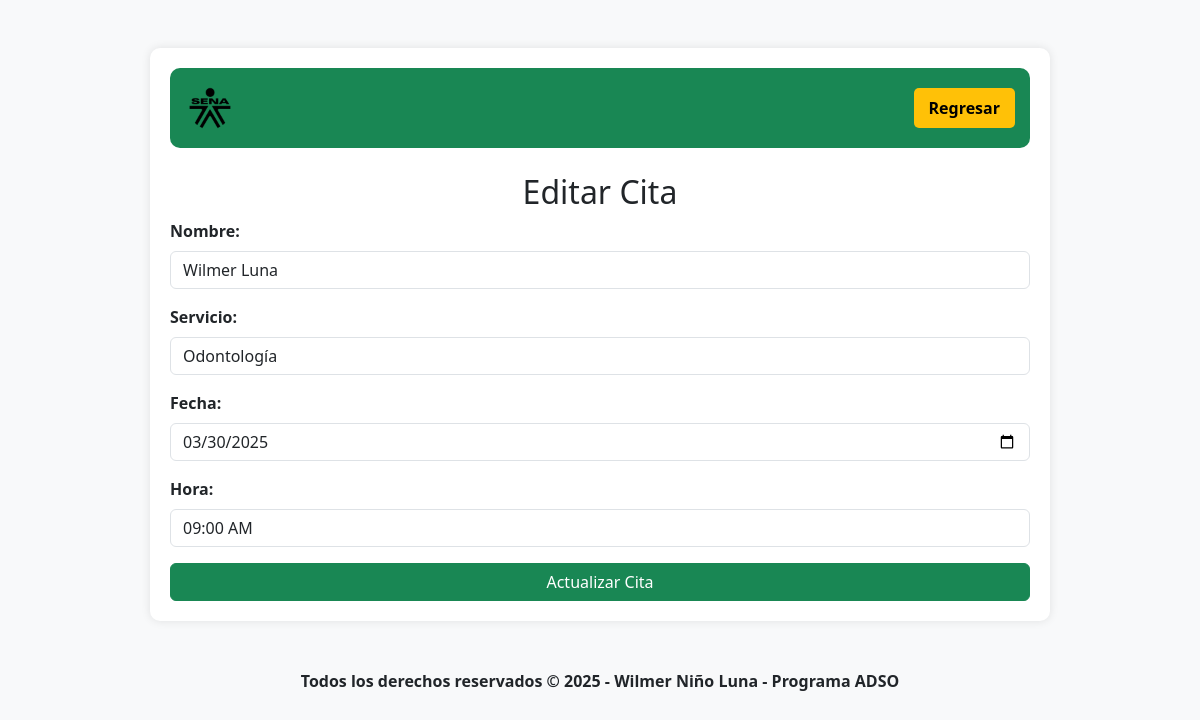
The app's page /citas/editar.php?id=44 (signed in) with its own data.
### tables this page shows
CREATE TABLE `citas` (
  `id` int(11) NOT NULL,
  `usuario_id` int(11) DEFAULT NULL,
  `nombre` varchar(100) DEFAULT NULL,
  `servicio` varchar(255) DEFAULT NULL,
  `fecha` date DEFAULT NULL,
  `hora` time DEFAULT NULL
);

### citas/editar.php (the view, shortened to what this page needs)
<?php
include("conexion.php");
$id = $_GET["id"];
$stmt = $conexion->prepare("SELECT * FROM citas WHERE id = ? AND usuario_id = ?");
$stmt->bind_param("ii", $id, $_SESSION["usuario_id"]);
$stmt->execute();
$result = $stmt->get_result();
$cita = $result->fetch_assoc();
?>
<!DOCTYPE html>
<html lang="es">
<head>
    <link rel="stylesheet" href="https://cdn.jsdelivr.net/npm/bootstrap@5.3.0/dist/css/bootstrap.min.css">
</head>
<body>
<div class="container mt-5">
    <div class="dashboard-container">
        <div class="dashboard-header">
            <img src="img/logo_sena.png" alt="Logo del SENA">
            <a href="dashboard.php" class="btn-regresar">Regresar</a>
        </div>
        <h2 class="text-center" style="margin-top: 25px;">Editar Cita</h2>
        <form action="actualizar_cita.php" method="POST">
            <div class="mb-3">
                <label for="nombre" class="form-label"><strong>Nombre:</label>
                <input type="text" class="form-control" name="nombre" value="<?= htmlspecialchars($cita['nombre']) ?>" required>
            </div>
            <div class="mb-3">
                <label for="servicio" class="form-label">Servicio:</label>
                <select class="form-control" name="servicio" required>
                    <option value="Odontología" <?= ($cita['servicio'] == "Odontología") ? "selected" : "" ?>>Odontología</option>
                </select>
            </div>
            <div class="mb-3">
                <label for="fecha" class="form-label">Fecha:</label>
                <input type="date" class="form-control" name="fecha" value="<?= $cita['fecha'] ?>" required>
            </div>
            <div class="mb-3">
                <label for="hora" class="form-label">Hora:</label>
                <select name="hora" id="hora" class="form-control" required>
                    <?php
                    $horas = [
                        "08:00 AM", "09:00 AM", "10:00 AM", "11:00 AM",
                        "12:00 PM", "01:00 PM", "02:00 PM", "03:00 PM",
                        "04:00 PM", "05:00 PM"
                    ];
                    $hora_original = date("h:i A", strtotime($cita["hora"]));
                    foreach ($horas as $hora) {
                        $selected = ($hora_original == $hora) ? "selected" : "";
                        echo "<option value='$hora' $selected>$hora</option>";
                    }
                    ?>
                </select>
            </div>
            <button type="submit" class="btn btn-success w-100">Actualizar Cita</button>
        </form>
    </div>
</div>
<footer class="text-center mt-5">
    <p>Todos los derechos reservados © 2025 - Wilmer Niño Luna - Programa ADSO</p>
</footer>
</body>
</html>

### citas/editar.php (style rules this page uses)
body { background-color: #f8f9fa; }
.dashboard-container { max-width: 900px; margin: auto; background: white; padding: 20px; border-radius: 10px; box-shadow: 0 0 10px rgba(0, 0, 0, 0.1); }
.dashboard-header { display: flex; justify-content: space-between; align-items: center; background-color: #198754; padding: 15px; border-radius: 10px; }
.dashboard-header img { height: 50px; }
.btn-regresar { background-color: #ffc107; border: none; padding: 8px 15px; border-radius: 5px; color: black; text-decoration: none; font-weight: bold; }

### records on screen
citas: nombre "Wilmer Luna", servicio "Odontología", fecha "03/30/2025"

### other values on screen
form field hora "09:00 AM"
